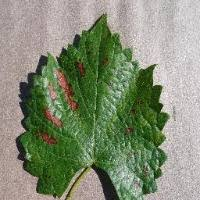
#> input picture data/features/leaf.jpg, 200 x 200 px; its folder holds only this picture in this run
$ python -i shadow.py   (imports and definitions only)
#> lines starting #> are read from the running program, lines starting #| are printed output that depends on the picture; after the words box and inside, x2 and y2 are one past the last pixel; in counts of white or black regions, pixels touching at a corner belong together
#> further down, picture is the input picture: shape (200, 200, 3); mean B, G, R 116.6, 140.7, 131.3
"""
Shadow detection and removal for plant disease leaf images.

Provides ``remove_shadows()`` which strips obvious shadow pixels from a
binary leaf mask.  Uses conservative thresholds to avoid stripping real
leaf tissue -- it is better to keep a small shadow remnant than to
remove part of the leaf.
"""

import cv2
import numpy as np


# [123 lines left out: functions _texture_map, remove_shadows, not called in this run]


def remove_shadows_hsv_threshold(
    image: np.ndarray,
    leaf_mask: np.ndarray | None = None,
) -> np.ndarray:
    """Remove shadows using HSV color-space thresholds.

    A shadow mask is generated by identifying pixels with low Value
    (brightness) and low Saturation in HSV space.  The original image is
    processed using a bitwise AND with the inverse of the shadow mask,
    effectively zeroing out shadow pixels.

    Parameters
    ----------
    image : np.ndarray  (BGR, uint8)
    leaf_mask : np.ndarray | None
        If provided, only shadow pixels within the leaf region are removed.

    Returns
    -------
    np.ndarray  -- shadow-removed BGR image (uint8).
    """
    hsv = cv2.cvtColor(image, cv2.COLOR_BGR2HSV)
#> hsv: shape (200, 200, 3); mean H, S, V 46.6, 73.6, 146.2

    # Shadows: low brightness (V < 80) and low saturation (S < 50)
    shadow_mask = cv2.inRange(
        hsv,
        np.array([0, 0, 0]),
        np.array([180, 50, 80]),
    )
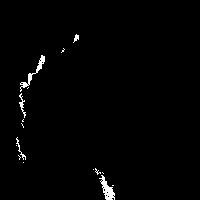
#> shadow_mask: shape (200, 200); 1.2% white; 16 white regions (11 under 20 px), largest, box (x1, y1, x2, y2) and area: (99, 175, 115, 200) 174, (20, 55, 45, 92) 153, (19, 93, 26, 118) 56, (16, 137, 26, 160) 43, (73, 34, 79, 43) 27

    # Restrict to leaf region if known
    if leaf_mask is not None:
        shadow_mask = cv2.bitwise_and(shadow_mask, leaf_mask)

    inverse_shadow = cv2.bitwise_not(shadow_mask)
    result = cv2.bitwise_and(image, image, mask=inverse_shadow)
    return result, shadow_mask

>>> import cv2
>>> picture = cv2.imread('../../../../data/features/leaf.jpg')
>>> result = remove_shadows_hsv_threshold(picture)
